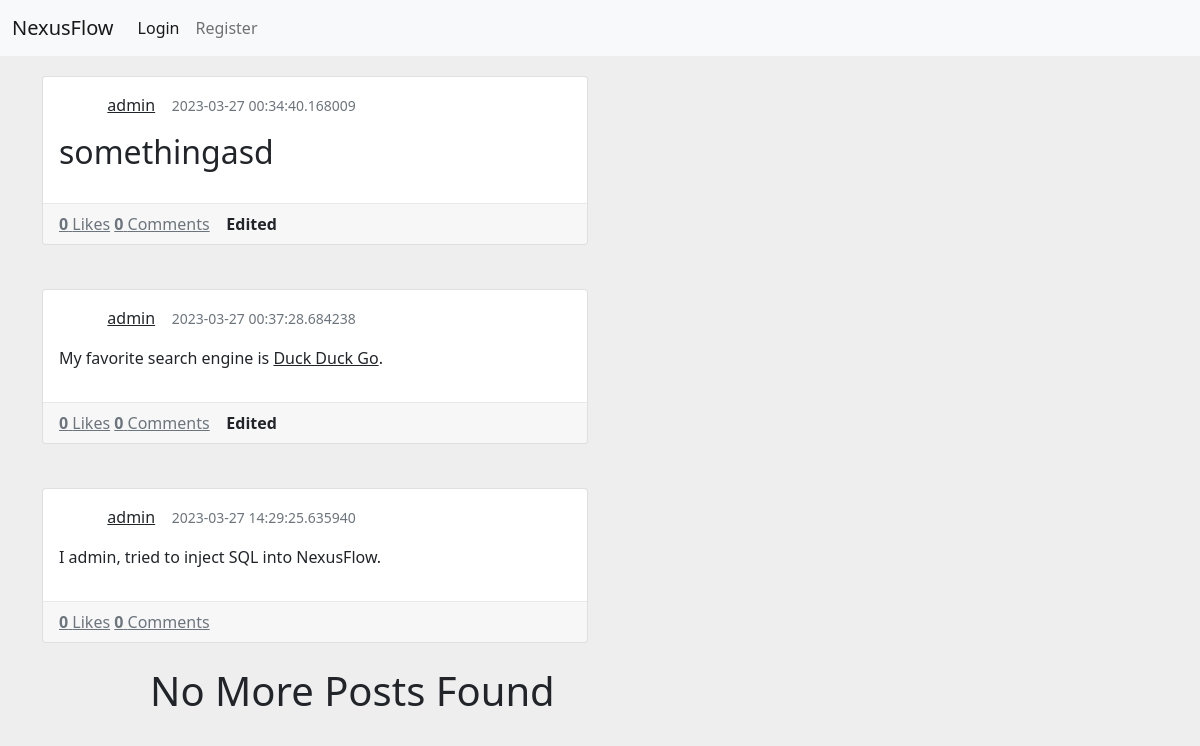
Before: / with the older database file.
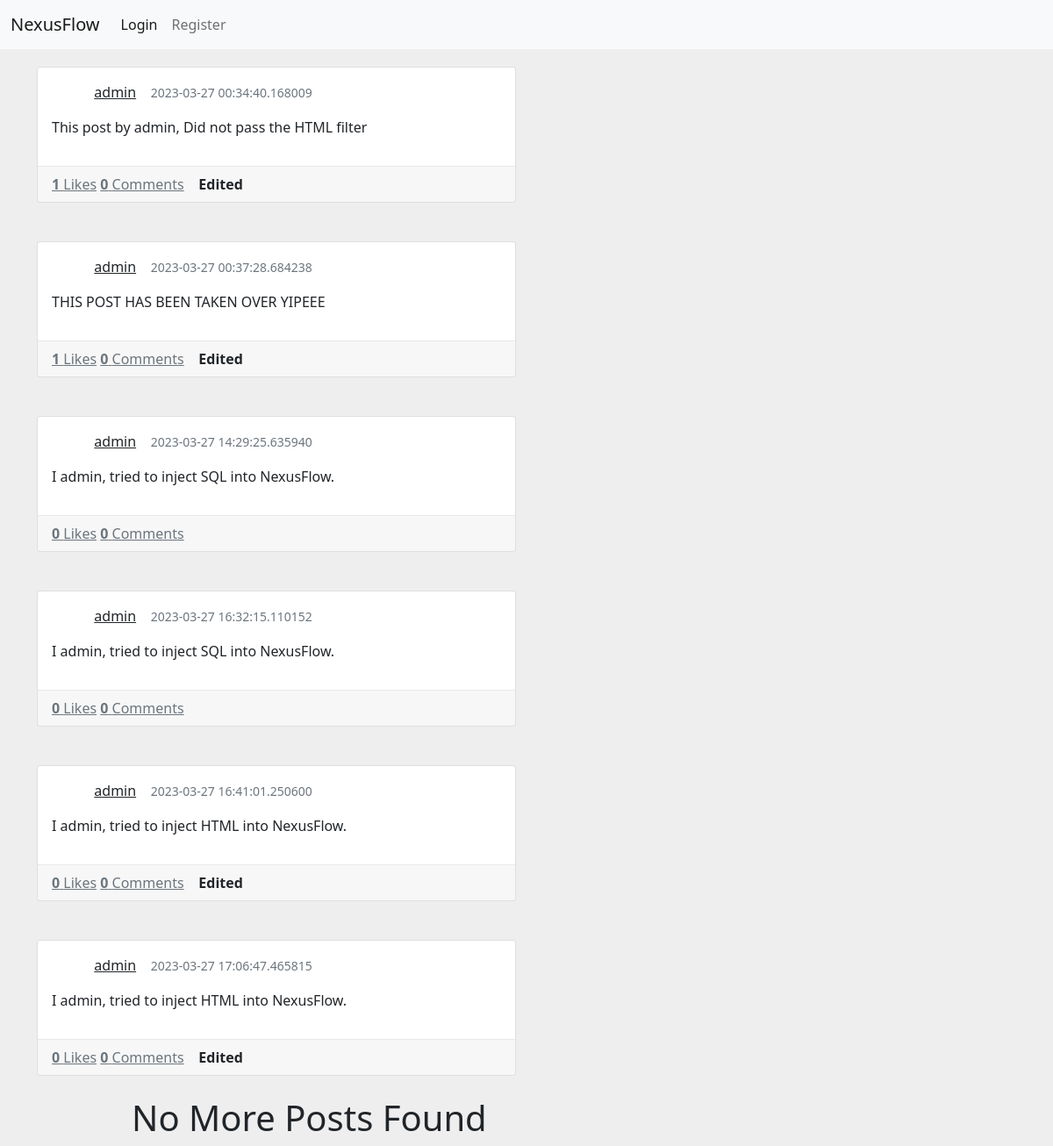
After: the same page with the newer database file.
### app.py (models this page shows, shortened)
class Serializer(object):
	def serialize(self):
		return {c: getattr(self, c) for c in inspect(self).attrs.keys()}
	@staticmethod
	def serialize_list(l):
		return [m.serialize() for m in l]

class Users(db.Model, Serializer):
	id = db.Column(db.Integer, primary_key=True)
	public_id = db.Column(db.Integer)
	badges = db.Column(db.Integer)
	bio = db.Column(db.String(150))
	name = db.Column(db.String(50))
	password = db.Column(db.String(50))
	pfpurl = db.Column(db.String(150))
	likedposts = db.Column(db.String())
	admin = db.Column(db.Boolean)

class Posts(db.Model):
	id = db.Column(db.Integer, primary_key=True, autoincrement=True)
	pub_id = db.Column(db.String(75))
	date_created = db.Column(db.DateTime, default=datetime.utcnow)
	content = db.Column(db.String(2000))
	parentpost = db.Column(db.Integer)
	creator = db.Column(db.String(50))
	subpost = db.Column(db.Integer)
	likes = db.Column(db.Integer)
	comments = db.Column(db.Integer)
	del_allow = db.Column(db.Boolean)
	edited = db.Column(db.Boolean)

### app.py (the view)
@app.route('/')
def maintemp():
	temp = Posts.query.all()
	posts = []
	creates = []
	for post in temp:
		posts.append(post.__dict__)
		create = Users.query.filter_by(public_id=post.creator).first()
		creates.append(create)
	myuser = getuserfromtoken(request.cookies.get('token'))
	if myuser == None:
		myuser = {}
	return render_template('index.html',
	                       posts=posts,
	                       creates=creates,
	                       myuser=myuser)

### app.py (called while the page is built, shortened)
@app.context_processor
def inject_now():
	return {'now': datetime.utcnow()}

def getuserfromtoken(token):
	if not token:
		return None

### templates/index.html (shortened to what this page needs)
<!DOCTYPE html>
<html lang="en">
<head>
  <link href="https://cdn.jsdelivr.net/npm/bootstrap@5.0.0/dist/css/bootstrap.min.css" rel="stylesheet" >
</head>
<body>
{% set user = myuser %}
{% include "header.html" %}
{% for i in range(posts|length) %}
{% set post = posts[i] %}
{% set create = creates[i] %}
<div class="container posts-content">
    <div class="row">
        <div class="col-lg-6">
            <div class="card mb-4">
              <div class="card-body">
                <div class="media mb-3">
                  <div class="d-flex align-items-center">
                    <div class="media-body ml-3">
                      <a href="/u/{{create['name']}}">{{create['name']}}</a>
                    </div>&nbsp;&nbsp;&nbsp;&nbsp;
                    <div class="text-muted small">{{post['date_created']}} </div>
                  </div>
                </div>
                <div id="content{{post['pub_id']}}">
                <p id="content-text{{post['pub_id']}}">
									{{post['content']|markdown}}
                </p>
                </div>
              </div>
              <div class="card-footer">
                <a href="javascript:send('{{post['pub_id']}}')" class="d-inline-block text-muted">
                    <strong>{{post['likes']}}</strong> Likes
                </a>
                <a href="javascript:void(0)" class="d-inline-block text-muted ml-3">
                    <strong>{{post['comments']}}</strong> Comments
                </a>
                {% if post['edited'] == True %}
                    <strong>Edited</strong>
                {% endif %}
              </div>
            </div>
        </div>
</div>
</div>
{% endfor %}
<h1 style="padding-left:150px;">No More Posts Found</h1>
</body>
</html>

### templates/header.html (shortened to what this page needs)
    <nav class="navbar navbar-expand-lg navbar-light bg-light">
        <div class="container-fluid">
            <a class="navbar-brand" href="/">NexusFlow</a>
            <div class="collapse navbar-collapse" id="navbarNavDropdown">
                <ul class="navbar-nav">
                    {% if user != {} %}
                    <li class="nav-item">
                        <a class="nav-link active" aria-current="page" href="/post/create">Create Post</a>
                    </li>
                    <li class="nav-item">
                        <a class="nav-link" href="/u/{{user.name}}">Profile</a>
                    </li>
                    <li class="nav-item dropdown">
                        <a class="nav-link dropdown-toggle" href="#" id="navbarDropdownMenuLink" role="button" data-bs-toggle="dropdown" aria-expanded="false">
                            <img src="{{user.pfpurl}}" alt="" width="30" height="24" class="d-inline-block align-text-top profile-image">
                            {{user.name}}
                        </a>
                        <ul class="dropdown-menu dropdown-menu-end" aria-labelledby="navbarDropdownMenuLink">
                            <li><a class="dropdown-item" href="javascript:logout()">Logout</a></li>
                            <li><a class="dropdown-item" href="/settings">Settings</a></li>
                        </ul>
                    </li>
                    {% else %}
                    <li class="nav-item">
                        <a class="nav-link active" aria-current="page" href="/login">Login</a>
                    </li>
                    <li class="nav-item">
                        <a class="nav-link" href="/register">Register</a>
                    </li>
                    {% endif %}
                </ul>
            </div>
        </div>
    </nav>

### templates/index.html (style rules this page uses)
body { background:#eee; }
a { color: inherit; }
.posts-content { margin-top:20px; }
.d-flex, .d-inline-flex, .media, .media>:not(.media-body), .jumbotron, .card { -ms-flex-negative: 1; flex-shrink: 1; }
.card-footer, .card hr { border-color: rgba(24,28,33,0.06); }

Changed rows visible on the page:
changed Posts: content "somethingasd" → "This post by admin, Did not pass the HTML filter"; likes "0" → "1"
changed Posts: content "My favorite search engine is Duck Duck Go ." → "THIS POST HAS BEEN TAKEN OVER YIPEEE"; likes "0" → "1"
added Posts: {{ create['name'] }} "admin", date_created "2023-03-27 16:32:15.110152", content "I admin, tried to inject SQL into NexusFlow.", likes "0", comments "0"
added Posts: {{ create['name'] }} "admin", date_created "2023-03-27 16:41:01.250600", content "I admin, tried to inject HTML into NexusFlow.", likes "0", comments "0", shows "Edited"
added Posts: {{ create['name'] }} "admin", date_created "2023-03-27 17:06:47.465815", content "I admin, tried to inject HTML into NexusFlow.", likes "0", comments "0", shows "Edited"
